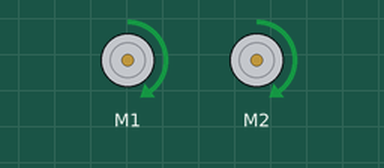
A sketch run on a simulated Arduino Uno, built with avr-gcc and run on an emulated ATmega328P. Parts: 2 × DC motor (green arrow = forward, orange = backward, longer = faster).

Above: at 1.0 s.
At 3.1 s:
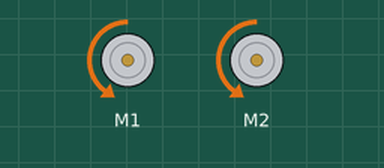
At 5.1 s:
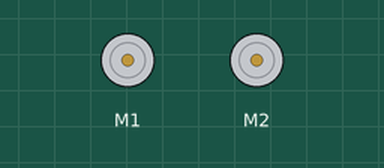
Timing chart, 0 to 7.9 s (numbered marks = the images above):
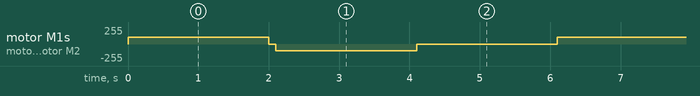

The sketch:

motors.ino
```cpp
#include "MeMCore.h" // הוספת ספריה

MeDCMotor motor3(M1);
MeDCMotor motor4(M2);
int  motorSpeed = 100;
void setup(){
}
void loop(){
  motor3.run(motorSpeed);
  motor4.run(motorSpeed);
  delay(2000);
  motor3.stop();
  motor4.stop();
  delay(100);
  motor3.run(-motorSpeed);
  motor4.run(-motorSpeed);
  delay(2000);
  motor3.stop();
  motor4.stop();
  delay(2000);
}
```

Measured:
- by itself, motor M1, motor M2: repeats every 6.1 s: stopped 0.10 s, backward 100/255 2.0 s, stopped 2.0 s, forward 100/255 2.0 s
